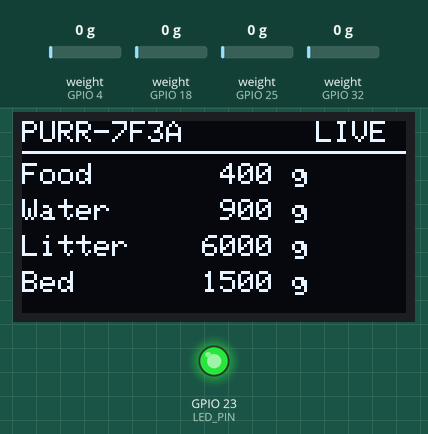
Simulated run of this sketch. Board: ESP32. On the bench: 128×64 one-colour display, output pins drawn as LEDs (lit = HIGH). Inputs (shaded band) come from the test bench; at power-on: weight on the scale (sensors on GPIO 4, GPIO 18, GPIO 25, GPIO 32) 0 g. WiFi joins after 1.5 s; servers stay silent unless stated; the local clock reads 2024-03-15 10:24:30 at power-on unless the sketch sets it; random numbers use the default seed unless the sketch sets one; no MQTT or app messages arrive unless stated; what the sketch prints to the serial monitor is not drawn.

Above: at 3.09 s.
At 33.4 s:
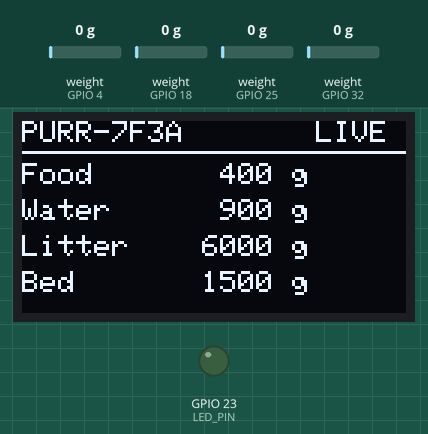
Timing chart, 0 to 124.9 s (numbered marks = the images above):
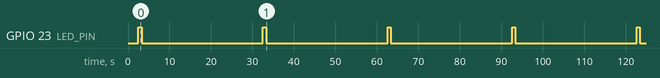

The sketch:

sketch.ino
```cpp
/*
  Purrcast scale node (ESP32 + 4 x HX711 load cells), live over Wi-Fi

  One ESP32 reads four weight scales: food bowl, water bowl, litter box and bed.
  Like real battery-saving scales, it only talks a lot when something happens:

    - Something is changing (cat at the bowl, in the litter box, on the bed):
      3 calm readings from just before, then one reading every second
    - Nothing happening: one "heartbeat" reading, which also proves the scale is alive

  Every reading goes two places:
    1. Serial Monitor, in the readings.csv format (docs/CONTRACT.md section 1)
    2. Live over Wi-Fi to an MQTT broker, topic purrcast/<PAIR_CODE>/readings,
       where the Purrcast app (on a laptop or phone) picks it up in real time.
       The latest reading per scale is also kept on purrcast/<PAIR_CODE>/last/<device>.

  AUTOPLAY plays a cat's routine on its own (drink, eat, litter box, nap, repeat)
  so the demo runs hands-free.

  The Wokwi sliders are "cat action" controls with realistic amounts
  (the bowl, box and bed weights are built in, so sliders start at 0):
    FOOD / WATER  slide UP = the cat eats / drinks (10 g per 1 kg of slider).
                  Sliding back down does nothing (you can't un-drink).
    LITTER        slide past 1 kg = the cat steps in; back below 1 kg = it steps out.
                  How high you slid = what it leaves behind (5 kg slider = 25 g, normal).
                  A small bump = a visit with almost nothing left: the blockage warning sign.
    BED           slide past 1 kg = the cat naps on the bed; back down = it gets up.
*/

#include <WiFi.h>
#include <PubSubClient.h>
#include <Wire.h>
#include <Adafruit_GFX.h>
#include <Adafruit_SSD1306.h>
#include <HX711.h>
#include <sys/time.h>
#include <time.h>

// ---------------- Settings ----------------
const char*    CAT_ID       = "luna";        // which cat profile these scales are paired to
const char*    PAIR_CODE    = "PURR-7F3A";   // typed into the app to connect; shown on the screen
const bool     AUTOPLAY     = false;         // true = play a scripted cat routine by itself (sliders add on top)

// What the scales weigh with no cat activity: food bowl, water bowl, litter box, bed (grams)
const float    BASE_G[4]       = { 400, 900, 6000, 1500 };
const float    CAT_G           = 4210;       // the cat's weight
const float    BOWL_G_PER_KG   = 10;         // food/water slider: grams eaten per kg of slide
const float    LITTER_G_PER_KG = 5;          // litter slider: grams left behind per kg of slide
const float    CAT_ON_SLIDER_G = 1000;       // litter/bed slider above 1 kg = the cat is on it

const char*    WIFI_SSID    = "Wokwi-GUEST"; // Wokwi's virtual Wi-Fi (internet access, no password)
const char*    MQTT_HOST    = "broker.hivemq.com";   // free public broker (demo data only)
const uint16_t MQTT_PORT    = 1883;

const time_t   START_EPOCH  = 1794124800;    // fallback clock (2026-11-08 08:00 UTC) if internet time fails
const uint32_t BURST_MS     = 1000;          // reading interval while something is changing
const uint32_t HEARTBEAT_MS = 30UL * 1000;   // quiet check-in (demo: 30 s; real scales: 1 hour)
const uint32_t SETTLE_MS    = 2000;          // this long with no change = back to quiet
const float    CHANGE_G     = 3.0;           // a change this big (grams) means something is happening
const int      PRE_ROLL     = 3;             // calm readings sent from just BEFORE an activity
                                             // (sensors/ and the app use them as the "before" weight)

// Wokwi's load cells give 420 raw units per kg (0-2100 for 5 kg, 0-21000 for 50 kg),
// so 0.42 raw units = 1 gram. A real load cell needs its own calibration number.
const float RAW_PER_GRAM = 0.42;

// ---------------- Pins ----------------
const uint8_t LED_PIN = 23;   // blinks on every reading sent

struct Scale {
  const char* device;   // food / water / litter / bed (docs/CONTRACT.md)
  const char* label;    // shown on the screen
  uint8_t dtPin;
  uint8_t sckPin;
  HX711 hx;
  float grams;          // latest reading
  float prevGrams;      // reading before that
  bool busy;            // something is happening right now
  uint32_t lastChangeMs;
  uint32_t lastSentMs;
  // last few calm readings, once a second, so we can send what happened just before an activity
  float preGrams[PRE_ROLL];
  time_t preTime[PRE_ROLL];
  int preCount;
  uint32_t lastPreMs;
};

Scale scales[] = {
  { "food",   "Food",   4,  5  },
  { "water",  "Water",  18, 19 },
  { "litter", "Litter", 32, 33 },
  { "bed",    "Bed",    25, 26 },
};
const int SCALE_COUNT = sizeof(scales) / sizeof(scales[0]);

Adafruit_SSD1306 display(128, 64, &Wire, -1);
bool hasDisplay = false;
uint32_t lastDrawMs = 0;
uint32_t ledOffMs = 0;

WiFiClient net;
PubSubClient mqtt(net);
char topicReadings[64];
char topicStatus[64];
uint32_t lastMqttTryMs = 0;
bool mqttTried = false;
bool sendAllNow = false;   // just (re)connected: publish every scale's weight right away
// The last RECENT_N readings, also kept on the broker ("retained"), so an app that
// was closed can catch up on what the cat did in the meantime
const int RECENT_N = 200;
struct Rec { uint8_t d; uint32_t t; float g; };
Rec recent[RECENT_N];
int recentHead = 0, recentCount = 0;
bool recentDirty = false;
uint32_t lastRecentPubMs = 0;
char recentBuf[RECENT_N * 24 + 64];
char bootId[12];           // new on every restart; the app clears its live data when it changes

// ---------------- Autoplay: a cat's routine ----------------
// Every 200 s: drink (10-25 s), eat (35-55 s), litter box (65-125 s), nap (135-190 s).
// Bowls slowly empty and the litter box slowly fills, cycle after cycle.
const uint32_t CYCLE_S = 200;

float wobble(uint32_t ms, float size) { return ((ms / 400) % 2) ? size : -size; }

// Linear 0 -> 1 between a and b seconds
float ramp(float t, float a, float b) { return t <= a ? 0 : t >= b ? 1 : (t - a) / (b - a); }

// Change from the base weight caused by the scripted cat (grams)
float autoplayGrams(int i, uint32_t ms) {
  float t = (ms / 1000) % CYCLE_S;
  int n = (ms / 1000) / CYCLE_S;          // completed cycles
  switch (i) {
    case 0: {                              // food bowl: cat eats 9 g per cycle
      float g = -9 * (n % 20) - 9 * ramp(t, 35, 55);
      return (t >= 35 && t < 55) ? g + wobble(ms, 5) : g;
    }
    case 1: {                              // water bowl: cat drinks 12 ml per cycle
      float g = -12 * (n % 20) - 12 * ramp(t, 10, 25);
      return (t >= 10 && t < 25) ? g + wobble(ms, 5) : g;
    }
    case 2: {                              // litter box: cat visits, leaves 25 g
      float g = 25 * (n % 20);
      if (t >= 65 && t < 125) g += CAT_G + wobble(ms, 15);   // digs and shuffles the whole visit
      else if (t >= 125) g += 25;
      return g;
    }
    default: {                             // bed: cat naps on it
      float g = 0;
      if (t >= 135 && t < 190) {
        g += CAT_G;
        if (t < 138 || t >= 187) g += wobble(ms, 10);  // settling in / getting up
      }
      return g;
    }
  }
}

// ---------------- Sliders as cat actions ----------------
struct Action {
  float lastSlider;      // slider position last time (grams)
  float used;            // bowls: total eaten/drunk so far
  bool catOn;            // litter/bed: the cat is on it
  float peak;            // litter: highest slider position during this visit
  float left;            // litter: total output left behind
  uint32_t wiggleUntil;  // a few seconds of movement after an action, like a real cat
  bool armed;            // litter/bed: slider has been below 1 kg since boot
  uint32_t graceUntil;   // first seconds after boot: wherever the sliders sit counts as "no action"
};
Action act[4];

// Change from the base weight caused by the sliders (grams)
float sliderAction(int i, float sliderG, uint32_t now) {
  Action& a = act[i];
  // Wokwi sets the sliders (left where the last run had them) a moment after boot,
  // so for the first 3 s just remember their positions instead of treating them as the cat
  if (a.graceUntil == 0) a.graceUntil = now + 3000;
  if (now < a.graceUntil) {
    a.lastSlider = sliderG;
    a.armed = sliderG < CAT_ON_SLIDER_G;
    return 0;
  }
  if (i < 2) {                                         // food / water bowl
    float up = sliderG - a.lastSlider;
    if (up > 0) { a.used += up / 1000.0 * BOWL_G_PER_KG; a.wiggleUntil = now + 1500; }
    a.lastSlider = sliderG;                            // sliding down: nothing happens
    float g = -a.used;
    if (now < a.wiggleUntil) g += wobble(now, 4);      // lapping / chewing
    return g;
  }
  if (!a.armed) {                                      // slider still where the last run left it
    if (sliderG < CAT_ON_SLIDER_G) a.armed = true;
    return a.left;
  }
  bool on = sliderG >= CAT_ON_SLIDER_G;                // litter box / bed
  if (on && !a.catOn) { a.catOn = true; a.peak = 0; a.wiggleUntil = now + 1500; }
  if (on) a.peak = fmaxf(a.peak, sliderG);
  if (!on && a.catOn) {
    a.catOn = false; a.wiggleUntil = now + 1500;
    if (i == 2) a.left += a.peak / 1000.0 * LITTER_G_PER_KG;   // what the visit left behind
  }
  float g = a.left + (a.catOn ? CAT_G : 0);
  if (i == 2 && a.catOn) g += wobble(now, 15);         // digging the whole visit
  else if (now < a.wiggleUntil) g += wobble(now, 10);  // stepping on / off
  return g;
}

// ---------------- Helpers ----------------

// ISO 8601 time, e.g. 2026-11-08T08:07:01
void formatTime(time_t when, char* out, size_t len) {
  struct tm t;
  gmtime_r(&when, &t);
  strftime(out, len, "%Y-%m-%dT%H:%M:%S", &t);
}

// Print one readings.csv row and publish it live
void printRow(const Scale& s, time_t when, float grams, bool toSerial) {
  char ts[24];
  formatTime(when, ts, sizeof(ts));
  if (toSerial) Serial.printf("%s,%s,%s,%.1f\n", CAT_ID, s.device, ts, grams);
  recent[recentHead] = { (uint8_t)(&s - scales), (uint32_t)when, grams };
  recentHead = (recentHead + 1) % RECENT_N;
  if (recentCount < RECENT_N) recentCount++;
  recentDirty = true;
  if (mqtt.connected()) {
    char msg[128];
    snprintf(msg, sizeof(msg), "{\"cat\":\"%s\",\"device\":\"%s\",\"t\":\"%s\",\"g\":%.1f,\"boot\":\"%s\"}",
             CAT_ID, s.device, ts, grams, bootId);
    mqtt.publish(topicReadings, msg);
    // Also keep each scale's latest reading on the broker ("retained"),
    // so the app shows all 4 weights the moment it connects
    char lastTopic[80];
    snprintf(lastTopic, sizeof(lastTopic), "purrcast/%s/last/%s", PAIR_CODE, s.device);
    mqtt.publish(lastTopic, msg, true);
  }
}

// Keep the recent readings on the broker: often while quiet, every 10 s during an activity
void publishRecent(uint32_t nowMs) {
  if (!recentDirty || !mqtt.connected()) return;
  bool anyBusy = false;
  for (int i = 0; i < SCALE_COUNT; i++) anyBusy |= scales[i].busy;
  if (nowMs - lastRecentPubMs < (anyBusy ? 10000u : 1000u)) return;
  int n = snprintf(recentBuf, sizeof(recentBuf), "{\"boot\":\"%s\",\"r\":[", bootId);
  for (int k = 0; k < recentCount; k++) {
    const Rec& r = recent[(recentHead - recentCount + k + RECENT_N) % RECENT_N];
    n += snprintf(recentBuf + n, sizeof(recentBuf) - n, "%s[%u,%lu,%.1f]", k ? "," : "", r.d, (unsigned long)r.t, r.g);
  }
  snprintf(recentBuf + n, sizeof(recentBuf) - n, "]}");
  char topic[64];
  snprintf(topic, sizeof(topic), "purrcast/%s/recent", PAIR_CODE);
  mqtt.publish(topic, recentBuf, true);
  recentDirty = false;
  lastRecentPubMs = nowMs;
}

// Send the current reading and blink the LED
// toSerial = false for quiet check-ins: the app still gets them, the Serial Monitor stays quiet
void send(Scale& s, uint32_t nowMs, bool toSerial) {
  printRow(s, time(nullptr), s.grams, toSerial);
  s.lastSentMs = nowMs;
  digitalWrite(LED_PIN, HIGH);
  ledOffMs = nowMs + 60;
}

// Activity just started: first send the calm readings from the last few seconds
void sendPreRoll(Scale& s) {
  for (int i = 0; i < s.preCount; i++) printRow(s, s.preTime[i], s.preGrams[i], true);
  s.preCount = 0;
}

// Keep the last PRE_ROLL calm readings (oldest first), one per second
void rememberCalm(Scale& s, uint32_t nowMs) {
  if (nowMs - s.lastPreMs < 1000) return;
  s.lastPreMs = nowMs;
  if (s.preCount == PRE_ROLL) {
    for (int i = 1; i < PRE_ROLL; i++) { s.preGrams[i - 1] = s.preGrams[i]; s.preTime[i - 1] = s.preTime[i]; }
    s.preCount--;
  }
  s.preGrams[s.preCount] = s.grams;
  s.preTime[s.preCount] = time(nullptr);
  s.preCount++;
}

float readGrams(int i, uint32_t nowMs) {
  float slider = scales[i].hx.get_units(1);     // the Wokwi slider, in grams
  float g = BASE_G[i] + sliderAction(i, slider, nowMs);
  if (AUTOPLAY) g += autoplayGrams(i, nowMs);   // plus the scripted cat
  return g;
}

// ---------------- Network ----------------
void connectWifi() {
  WiFi.mode(WIFI_STA);
  WiFi.begin(WIFI_SSID, "", 6);   // channel 6 connects fastest in Wokwi
  uint32_t start = millis();
  while (WiFi.status() != WL_CONNECTED && millis() - start < 10000) delay(100);
}

bool clockFake = false;      // on the fallback clock: switch to internet time as soon as it arrives
uint32_t fakeSetMs = 0, lastClockTryMs = 0;

// Internet time if available, otherwise the fixed demo start time
void setClock() {
  if (WiFi.status() == WL_CONNECTED) {
    configTime(0, 0, "pool.ntp.org", "time.google.com");
    uint32_t start = millis();
    while (time(nullptr) < 1700000000 && millis() - start < 5000) delay(100);
  }
  if (time(nullptr) < 1700000000) {
    struct timeval tv = { START_EPOCH, 0 };
    settimeofday(&tv, nullptr);
    clockFake = true;
    fakeSetMs = millis();
  }
}

// On the fallback clock: keep asking for internet time. When it arrives, move the
// readings already kept for the app onto the real clock, so the app shows the right times
void fixClock(uint32_t nowMs) {
  if (!clockFake || WiFi.status() != WL_CONNECTED) return;
  time_t expected = START_EPOCH + (nowMs - fakeSetMs) / 1000;
  long delta = (long)(time(nullptr) - expected);
  if (labs(delta) > 120) {                       // the clock jumped: internet time arrived
    for (int k = 0; k < recentCount; k++) recent[(recentHead - recentCount + k + RECENT_N) % RECENT_N].t += delta;
    clockFake = false;
    recentDirty = true;
    return;
  }
  if (nowMs - lastClockTryMs >= 15000) {         // ask again every 15 s
    lastClockTryMs = nowMs;
    configTime(0, 0, "pool.ntp.org", "time.google.com");
  }
}

// Connect to the broker; the app sees "online", and "offline" if we drop off
void keepMqtt(uint32_t nowMs) {
  if (mqtt.connected()) { mqtt.loop(); return; }
  if (WiFi.status() != WL_CONNECTED || (mqttTried && nowMs - lastMqttTryMs < 3000)) return;
  mqttTried = true;
  lastMqttTryMs = nowMs;
  char clientId[40];
  snprintf(clientId, sizeof(clientId), "purrcast-%s-%04x", PAIR_CODE, (unsigned)(esp_random() & 0xffff));
  if (mqtt.connect(clientId, topicStatus, 0, true, "offline")) {
    mqtt.publish(topicStatus, "online", true);
    sendAllNow = true;
  }
}

void drawScreen() {
  if (!hasDisplay) return;
  display.clearDisplay();
  display.setTextSize(1);
  display.setTextColor(SSD1306_WHITE);
  display.setCursor(0, 0);
  display.print(PAIR_CODE);
  display.setCursor(98, 0);
  display.print(mqtt.connected() ? "LIVE" : "....");
  display.drawFastHLine(0, 10, 128, SSD1306_WHITE);
  for (int i = 0; i < SCALE_COUNT; i++) {
    Scale& s = scales[i];
    display.setCursor(0, 14 + i * 12);
    // "*" marks a scale that's busy (cat is using it)
    display.printf("%-7s%7.0f g %s", s.label, s.grams, s.busy ? "*" : "");
  }
  display.display();
}

// ---------------- Setup ----------------
void setup() {
  Serial.begin(115200);
  pinMode(LED_PIN, OUTPUT);
  hasDisplay = display.begin(SSD1306_SWITCHCAPVCC, 0x3C);
  if (hasDisplay) {
    display.clearDisplay(); display.setTextColor(SSD1306_WHITE);
    display.setCursor(0, 0); display.println("Purrcast"); display.println("Connecting Wi-Fi...");
    display.display();
  }

  snprintf(bootId, sizeof(bootId), "%08x", (unsigned)esp_random());
  connectWifi();
  setClock();
  snprintf(topicReadings, sizeof(topicReadings), "purrcast/%s/readings", PAIR_CODE);
  snprintf(topicStatus, sizeof(topicStatus), "purrcast/%s/status", PAIR_CODE);
  mqtt.setServer(MQTT_HOST, MQTT_PORT);
  mqtt.setKeepAlive(5);   // the broker notices within ~8 s if the simulation stops, and tells the app "offline"
  mqtt.setBufferSize(sizeof(recentBuf) + 128);   // room for the recent-readings message
  keepMqtt(millis());

  for (int i = 0; i < SCALE_COUNT; i++) {
    Scale& s = scales[i];
    s.hx.begin(s.dtPin, s.sckPin);
    s.hx.set_scale(RAW_PER_GRAM);   // readings in grams
    act[i].lastSlider = s.hx.get_units(1);   // wherever the slider starts counts as "no action"
    act[i].armed = act[i].lastSlider < CAT_ON_SLIDER_G;   // litter/bed slider left up from last time: ignore until moved down
    // No tare: the contract wants the total weight on the scale (bowl + contents)
    s.grams = s.prevGrams = readGrams(i, millis());
    s.busy = false;
    s.lastChangeMs = 0;
    s.lastSentMs = 0;
    s.preCount = 0;
    s.lastPreMs = 0;
  }

  Serial.println("cat_id,device,timestamp,grams");   // CSV header
  uint32_t now = millis();
  for (int i = 0; i < SCALE_COUNT; i++) send(scales[i], now, true);  // first check-in
}

// ---------------- Loop ----------------
void loop() {
  uint32_t now = millis();
  keepMqtt(now);
  fixClock(now);
  publishRecent(now);
  if (sendAllNow && mqtt.connected()) {
    sendAllNow = false;
    for (int i = 0; i < SCALE_COUNT; i++) if (!scales[i].busy) send(scales[i], now, false);
  }

  for (int i = 0; i < SCALE_COUNT; i++) {
    Scale& s = scales[i];
    if (!s.hx.is_ready()) continue;
    s.grams = readGrams(i, now);

    // Weight moved since the last reading: something is happening
    if (fabs(s.grams - s.prevGrams) >= CHANGE_G) {
      s.lastChangeMs = now;
      if (!s.busy) {
        s.busy = true;
        sendPreRoll(s);          // the calm seconds just before...
        send(s, now, true);      // ...then the start of the activity, right away
      }
    }
    s.prevGrams = s.grams;
    if (!s.busy) rememberCalm(s, now);

    if (s.busy) {
      if (now - s.lastChangeMs >= SETTLE_MS) {
        s.busy = false;          // settled: send the final weight, then go quiet
        send(s, now, true);
      } else if (now - s.lastSentMs >= BURST_MS) {
        send(s, now, true);      // 1 reading per second while busy
      }
    } else if (now - s.lastSentMs >= HEARTBEAT_MS) {
      send(s, now, false);       // quiet check-in: "I'm still here" (app only, not the Serial Monitor)
    }
  }

  if (ledOffMs && now >= ledOffMs) {
    digitalWrite(LED_PIN, LOW);
    ledOffMs = 0;
  }
  if (now - lastDrawMs >= 250) {
    drawScreen();
    lastDrawMs = now;
  }
  delay(50);
}
```

Measured:
- by itself, GPIO 23 (LED_PIN): alternates HIGH for 0.78 s and LOW for 29.2 s
